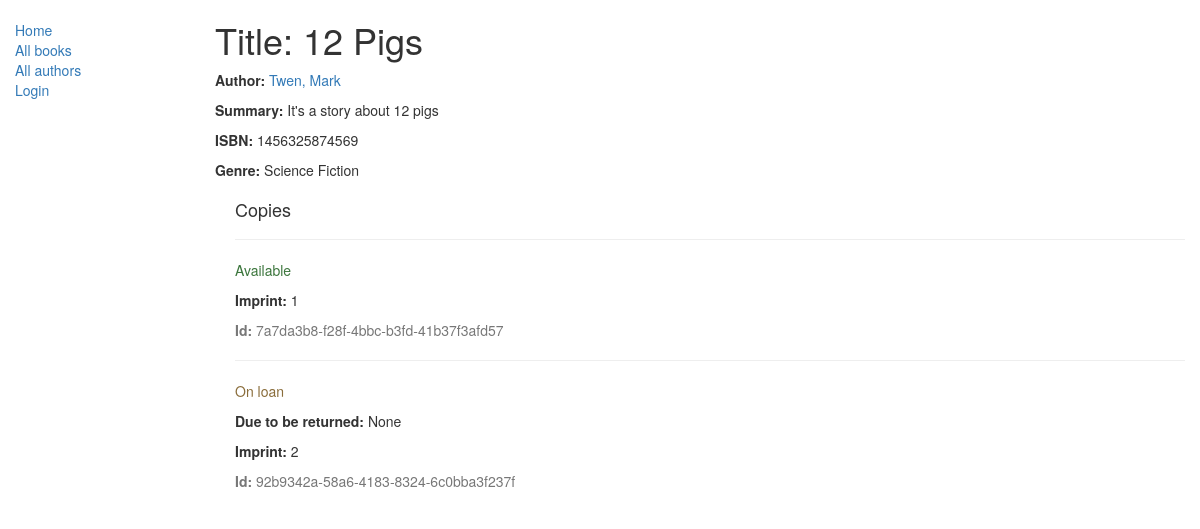
/catalog/book/1, run on the app's committed database.
### catalog/models.py (models this page shows, shortened)
class Book(models.Model):
    title = models.CharField(max_length=200)
    author = models.ForeignKey('Author', on_delete=models.SET_NULL, null=True)
    summary = models.TextField(max_length=1000, help_text="Enter a brief description of the book")
    isbn = models.CharField('ISBN',max_length=13, help_text='13 Character <a href="https://www.isbn-international.org/content/what-isbn">ISBN number</a>')
    genre = models.ManyToManyField(Genre, help_text="Select a genre for this book")
    def display_genre(self):
        """
        Creates a string for the Genre. This is required to display genre in Admin.
        """
        return ', '.join([ genre.name for genre in self.genre.all()[:3] ])
    display_genre.short_description = 'Genre'

class Author(models.Model):
    first_name = models.CharField(max_length=100)
    last_name = models.CharField(max_length=100)
    date_of_birth = models.DateField(null=True, blank=True)
    date_of_death = models.DateField('Died', null=True, blank=True)
    def __str__(self):
        return '%s, %s' % (self.last_name, self.first_name)
    class Meta:
        ordering = ['last_name']

class Genre(models.Model):
    name = models.CharField(max_length=200, help_text="Enter a book genre (e.g. Science Fiction, French Poetry etc.)")
    def __str__(self):
        return self.name

class BookInstance(models.Model):
    id = models.UUIDField(primary_key=True, default=uuid.uuid4, help_text="Unique ID for this particular book across whole library")
    book = models.ForeignKey('Book', on_delete=models.SET_NULL, null=True)
    imprint = models.CharField(max_length=200)
    due_back = models.DateField(null=True, blank=True)
    borrower = models.ForeignKey(User, on_delete=models.SET_NULL, null=True, blank=True)
    LOAN_STATUS = (
        ('m', 'Maintenance'),
        ('o', 'On loan'),
        ('a', 'Available'),
        ('r', 'Reserved'),
    )
    status = models.CharField(max_length=1, choices=LOAN_STATUS, blank=True, default='m', help_text='Book availability')
    class Meta:
        ordering = ["due_back"]

### catalog/views.py (the view)
# urls.py: url(r'^book/(?P<pk>\d+)$', views.BookDetailView.as_view(), name='book-detail'),
class BookDetailView(generic.DetailView):
    model = Book

### catalog/templates/catalog/book_detail.html
{% extends "base_generic.html" %}
{% block content %}
  <h1>Title: {{ book.title }}</h1>
  <p><strong>Author:</strong> <a href="{% url 'author-detail' book.author.pk %}">{{ book.author }}</a>
  <p><strong>Summary:</strong> {{ book.summary }}</p>
  <p><strong>ISBN:</strong> {{ book.isbn }}</p>
  <p><strong>Genre:</strong> {% for genre in book.genre.all %} {{ genre }}{% if not forloop.last %}, {% endif %}{% endfor %}</p>
  <div style="margin-left:20px;margin-top:20px">
    <h4>Copies</h4>
    {% for copy in book.bookinstance_set.all %}
    <hr>
    <p class="{% if copy.status == 'a' %}text-success{% elif copy.status == 'd' %}text-danger{% else %}text-warning{% endif %}">{{ copy.get_status_display }}</p>
    {% if copy.status != 'a' %}<p><strong>Due to be returned:</strong> {{copy.due_back}}</p>{% endif %}
    <p><strong>Imprint:</strong> {{copy.imprint}}</p>
    <p class="text-muted"><strong>Id:</strong> {{copy.id}}</p>
    {% endfor %}
  </div>
{% endblock %}

### data on the page
Book: title "12 Pigs", author "Twen, Mark", summary "It's a story about 12 pigs", isbn "1456325874569"
Genre: name "Science Fiction"
BookInstance: status "Available", imprint "1", id "7a7da3b8-f28f-4bbc-b3fd-41b37f3afd57"
BookInstance: status "On loan", due_back "None", imprint "2", id "92b9342a-58a6-4183-8324-6c0bba3f237f"
